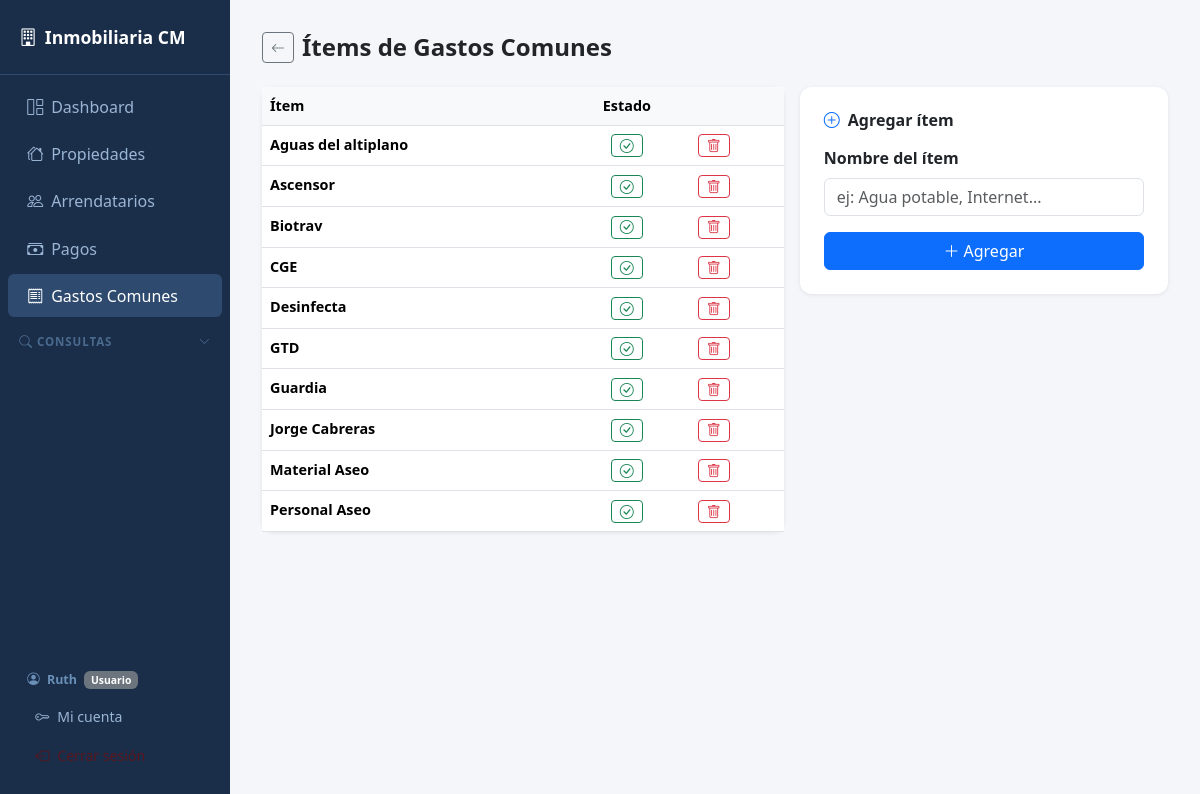
The page /gastos/items (signed in) on the database its author committed.
### models.py (models this page shows)
class Base(DeclarativeBase):
    pass

class ItemGasto(Base):
    __tablename__ = "items_gasto"
    id_item = Column(Integer, primary_key=True, autoincrement=True)
    nombre  = Column(String(100), nullable=False, unique=True)
    activo  = Column(Integer, default=1)   # 1=activo, 0=inactivo
    gastos  = relationship("Gasto", back_populates="item")

### app.py (the view)
@app.route("/gastos/items")
@login_required
@permiso_required("ver_gastos")
def items_gasto():
    with Session(engine) as s:
        items = s.query(ItemGasto).order_by(ItemGasto.nombre).all()
        data = [{c.key: getattr(i, c.key) for c in i.__mapper__.columns} for i in items]
    return render_template("items_gasto.html", items=data)

### app.py (called while the page is built)
def login_required(f):
    @functools.wraps(f)
    def decorated(*args, **kwargs):
        if not session.get("id_usuario"):
            return redirect(url_for("login"))
        return f(*args, **kwargs)
    return decorated

def es_admin():
    return session.get("rol") == "admin"

def tiene_permiso(permiso: str) -> bool:
    if session.get("rol") == "admin":
        return True
    permisos = session.get("permisos", "")
    return permiso in permisos.split(",")

def permiso_required(permiso: str):
    def decorator(f):
        @functools.wraps(f)
        def decorated(*args, **kwargs):
            if not session.get("id_usuario"):
                return redirect(url_for("login"))
            if not tiene_permiso(permiso):
                flash("No tienes permiso para acceder a esta sección.", "danger")
                return redirect(url_for("dashboard"))
            return f(*args, **kwargs)
        return decorated
    return decorator

@app.context_processor
def inject_globals():
    return {
        "es_admin":       es_admin(),
        "rol_usuario":    session.get("rol", ""),
        "tiene_permiso":  tiene_permiso,
    }

### templates/items_gasto.html (shortened to what this page needs)
{% extends "base.html" %}
{% block content %}
<div class="d-flex align-items-center gap-2 mb-4">
  <a href="/gastos" class="btn btn-sm btn-outline-secondary"><i class="bi bi-arrow-left"></i></a>
  <h4 class="fw-bold mb-0">Ítems de Gastos Comunes</h4>
</div>
<div class="row g-3">
  <div class="col-md-7">
    <div class="card">
      <div class="table-responsive">
        <table class="table table-hover mb-0">
          <thead>
            <tr><th>Ítem</th><th class="text-center">Estado</th><th></th></tr>
          </thead>
          <tbody>
            {% for i in items %}
            <tr class="{{ '' if i.activo else 'text-muted' }}">
              <td class="fw-semibold">
                {{ i.nombre }}
              </td>
              <td class="text-center">
                <a href="/gastos/items/{{ i.id_item }}/toggle"
                   class="btn btn-sm {{ 'btn-outline-success' if i.activo else 'btn-outline-secondary' }} py-0"
                   title="{{ 'Desactivar' if i.activo else 'Activar' }}">
                  <i class="bi bi-{{ 'check-circle' if i.activo else 'slash-circle' }}"></i>
                </a>
              </td>
              <td>
                <a href="/gastos/items/{{ i.id_item }}/eliminar"
                   class="btn btn-sm btn-outline-danger py-0"
                   onclick="return confirm('¿Eliminar «{{ i.nombre }}»?')"
                   title="Eliminar">
                  <i class="bi bi-trash"></i>
                </a>
              </td>
            </tr>
            {% else %}
            <tr><td colspan="3" class="text-center text-muted py-3">Sin ítems registrados</td></tr>
            {% endfor %}
          </tbody>
        </table>
      </div>
    </div>
  </div>
  <div class="col-md-5">
    <div class="card p-4">
      <h6 class="fw-bold mb-3"><i class="bi bi-plus-circle me-2 text-primary"></i>Agregar ítem</h6>
      <form method="post" action="/gastos/items/nuevo">
        <div class="mb-3">
          <label class="form-label fw-semibold">Nombre del ítem</label>
          <input type="text" name="nombre" class="form-control"
                 placeholder="ej: Agua potable, Internet..." required autofocus>
        </div>
        <button type="submit" class="btn btn-primary w-100">
          <i class="bi bi-plus-lg me-1"></i>Agregar
        </button>
      </form>
    </div>
  </div>
</div>
{% endblock %}

### templates/base.html (style rules this page uses)
body { background: #f4f6f9; font-family: 'Segoe UI', sans-serif; }
.card { border: none; border-radius: 12px; box-shadow: 0 1px 4px rgba(0,0,0,.08); }
table { font-size: .9rem; }
th { background: #f8f9fa !important; font-weight: 600; color: #495057; }

### rows shown on the page
ItemGasto: nombre "Aguas del altiplano"
ItemGasto: nombre "Ascensor"
ItemGasto: nombre "Biotrav"
ItemGasto: nombre "CGE"
ItemGasto: nombre "Desinfecta"
ItemGasto: nombre "GTD"
ItemGasto: nombre "Guardia"
ItemGasto: nombre "Jorge Cabreras"
ItemGasto: nombre "Material Aseo"
ItemGasto: nombre "Personal Aseo"

### other values the page prints
{{ session.get('nombre','') }} "Ruth"
{{ 'Admin' if es_admin else 'Usuario' }} "Usuario"
